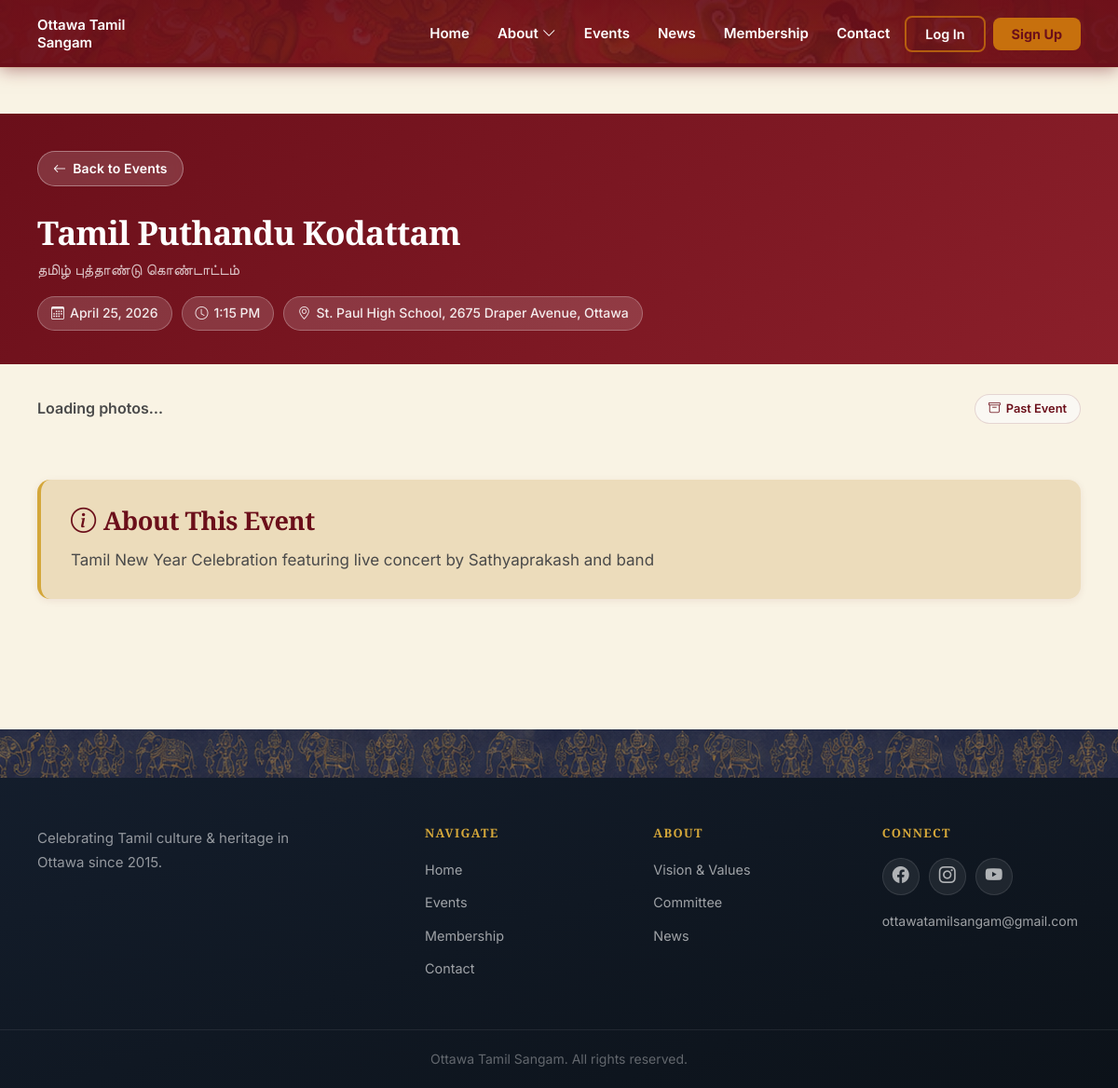
The app's page /events.php?id=3 with its own data.
### tables this page shows
CREATE TABLE events (
            id            INTEGER PRIMARY KEY AUTOINCREMENT,
            title         TEXT    NOT NULL,
            title_tamil   TEXT,
            description   TEXT,
            event_date    DATE,
            event_time    TEXT,
            location      TEXT,
            image_path    TEXT,
            ticket_url    TEXT,
            member_price  REAL,
            regular_price REAL,
            is_upcoming   INTEGER NOT NULL DEFAULT 1,
            is_published  INTEGER NOT NULL DEFAULT 1,
            created_by    INTEGER REFERENCES users(id),
            created_at    DATETIME DEFAULT CURRENT_TIMESTAMP,
            updated_at    DATETIME DEFAULT CURRENT_TIMESTAMP
        , zeffy_form_slug TEXT NOT NULL DEFAULT '');

### auth.php (called while the page is built, shortened)
<?php
require_once __DIR__ . '/db.php';
function getCurrentUser(): ?array {
    if (empty($_SESSION['user_id'])) return null;
}

### db.php (called while the page is built, shortened)
<?php
function e(mixed $v): string { return htmlspecialchars((string)$v, ENT_QUOTES | ENT_SUBSTITUTE, 'UTF-8'); }

### events.php (the view, shortened to what this page needs)
<?php
require_once __DIR__ . '/auth.php';
require_once __DIR__ . '/db.php';
$db = getDB();
$eventId = (int)($_GET['id'] ?? 0);
if ($eventId) {
    $stmt = $db->prepare("SELECT * FROM events WHERE id=? AND is_published=1 LIMIT 1");
    $stmt->execute([$eventId]);
    $singleEvent = $stmt->fetch();
}
include_once "header.php";
?>
<main>
  <?php if (!empty($singleEvent)): ?>
    <?php if (!$singleEvent['is_upcoming']): ?>
    <section class="event-gallery-section">
      <div class="gallery-header">
        <div class="container">
          <a href="events.php" class="back-link"><i class="bi bi-arrow-left"></i> Back to Events</a>
          <h1><?= e($singleEvent['title']) ?></h1>
          <?php if ($singleEvent['title_tamil']): ?>
          <p class="gallery-title-tamil"><?= e($singleEvent['title_tamil']) ?></p>
          <?php endif; ?>
          <div class="gallery-meta-pills">
            <?php if ($singleEvent['event_date']): ?>
            <span class="gallery-pill"><i class="bi bi-calendar3"></i> <?= date('F j, Y', strtotime($singleEvent['event_date'])) ?></span>
            <?php endif; ?>
            <?php if ($singleEvent['event_time']): ?>
            <span class="gallery-pill"><i class="bi bi-clock"></i> <?= e($singleEvent['event_time']) ?></span>
            <?php endif; ?>
            <?php if ($singleEvent['location']): ?>
            <span class="gallery-pill"><i class="bi bi-geo-alt"></i> <?= e($singleEvent['location']) ?></span>
            <?php endif; ?>
          </div>
        </div>
      </div>
      <div class="container">
        <div class="gallery-count-bar">
          <span id="galleryCount" class="gallery-count">Loading photos…</span>
          <span class="past-event-badge"><i class="bi bi-archive"></i> Past Event</span>
        </div>
        <?php if ($singleEvent['description']): ?>
        <div class="gallery-description-card">
          <h3><i class="bi bi-info-circle"></i> About This Event</h3>
          <div class="gallery-desc-html"><?= $singleEvent['description'] ?></div>
        </div>
        <?php endif; ?>
      </div>
    </section>
    <?php endif;  ?>
  <?php endif; ?>
</main>
<?php include_once "footer.php"; ?>
</body>
</html>

### header.php (shortened to what this page needs)
<?php
require_once __DIR__ . '/auth.php';
$currentUser  = getCurrentUser();
?>
<!DOCTYPE html>
<html lang="en">
<head>
  <link rel="stylesheet" href="styles.css" />
  <link rel="stylesheet" href="https://cdn.jsdelivr.net/npm/bootstrap-icons@1.11.3/font/bootstrap-icons.min.css" />
</head>
<body>
  <header class="site-header">
    <nav class="navbar">
      <a href="index.php" class="nav-logo">
        <span class="logo-text">Ottawa Tamil Sangam</span>
      </a>
      <ul id="navList" class="nav-list">
        <li><a href="index.php" class="nav-link">Home</a></li>
        <li class="dropdown">
          <a href="#" class="nav-link dropdown-toggle">About <i class="bi bi-chevron-down"></i></a>
        </li>
        <li><a href="events.php" class="nav-link">Events</a></li>
        <li><a href="news.php" class="nav-link">News</a></li>
        <li><a href="membership.php" class="nav-link">Membership</a></li>
        <li><a href="contact.php" class="nav-link">Contact</a></li>
        <?php if ($currentUser): ?>
        <li class="nav-user-menu">
          <div class="user-pill">
            <span class="user-avatar"><?= e(strtoupper(substr($currentUser['first_name'],0,1))) ?></span>
            <span class="user-name"><?= e($currentUser['first_name']) ?></span>
            <?php if (isStaff($currentUser)): ?>
            <span class="role-badge role-<?= e(str_replace('_','-',$currentUser['role'])) ?>">
              <?= e(roleLabel($currentUser['role'])) ?>
            </span>
            <?php elseif (($currentUser['membership_status'] ?? 'none') === 'none'): ?>
            <span class="role-badge role-non-member">Non-Member</span>
            <?php endif; ?>
            <i class="bi bi-chevron-down"></i>
          </div>
          <ul class="user-dropdown">
            <?php if (isAdmin($currentUser)): ?>
            <li><a href="admin_panel.php"><i class="bi bi-shield-check"></i> Admin Panel</a></li>
            <li><a href="member_panel.php"><i class="bi bi-person"></i> My Profile</a></li>
            <?php elseif (isStaff($currentUser)): ?>
            <li><a href="coordinator_panel.php"><i class="bi bi-pencil-square"></i> Staff Panel</a></li>
            <li><a href="member_panel.php"><i class="bi bi-person"></i> My Profile</a></li>
            <?php else: ?>
            <li><a href="member_panel.php"><i class="bi bi-grid-1x2"></i> Dashboard</a></li>
            <?php endif; ?>
            <li class="divider"></li>
            <li>
              <a href="#" id="logoutLink"><i class="bi bi-box-arrow-right"></i> Logout</a>
            </li>
          </ul>
        </li>
        <?php else: ?>
        <li class="nav-auth-btns">
          <button id="loginBtn" class="btn-outline-nav">Log In</button>
          <button id="signupBtn" class="btn-primary-nav">Sign Up</button>
        </li>
        <?php endif; ?>
      </ul>
    </nav>
  </header>

### footer.php (shortened to what this page needs)
<footer class="site-footer">
  <div class="footer-ornament-band" aria-hidden="true"></div>
  <div class="container footer-inner">
    <div class="footer-brand">
      <p class="footer-tagline">Celebrating Tamil culture &amp; heritage in Ottawa since 2015.</p>
    </div>
    <div class="footer-links">
      <div class="footer-col">
        <h4>Navigate</h4>
        <ul>
          <li><a href="index.php">Home</a></li>
          <li><a href="events.php">Events</a></li>
          <li><a href="membership.php">Membership</a></li>
          <li><a href="contact.php">Contact</a></li>
        </ul>
      </div>
      <div class="footer-col">
        <h4>About</h4>
        <ul>
          <li><a href="vision.php">Vision &amp; Values</a></li>
          <li><a href="committee.php">Committee</a></li>
          <li><a href="news.php">News</a></li>
        </ul>
      </div>
      <div class="footer-col">
        <h4>Connect</h4>
        <div class="footer-social">
          <a href="https://www.facebook.com/TamilSangamofOttawa/" target="_blank" aria-label="Facebook"><i
              class="bi bi-facebook"></i></a>
          <a href="https://www.instagram.com/ottawatamilsangam/" target="_blank" aria-label="Instagram"><i
              class="bi bi-instagram"></i></a>
          <a href="https://www.youtube.com/@ottawa-tamil-sangam" target="_blank" aria-label="YouTube"><i
              class="bi bi-youtube"></i></a>
        </div>
        <p><a href="mailto:ottawatamilsangam@gmail.com">ottawatamilsangam@gmail.com</a></p>
      </div>
    </div>
  </div>
  <div class="footer-bottom">
    <p> Ottawa Tamil Sangam. All rights reserved.</p>
  </div>
</footer>

### records on screen
events: title "Tamil Puthandu Kodattam", title_tamil "தமிழ் புத்தாண்டு கொண்டாட்டம்", event_date "April 25, 2026", event_time "1:15 PM", location "St. Paul High School, 2675 Draper Avenue, Ottawa", description "Tamil New Year Celebration featuring live concert by Sathyaprakash and band"
